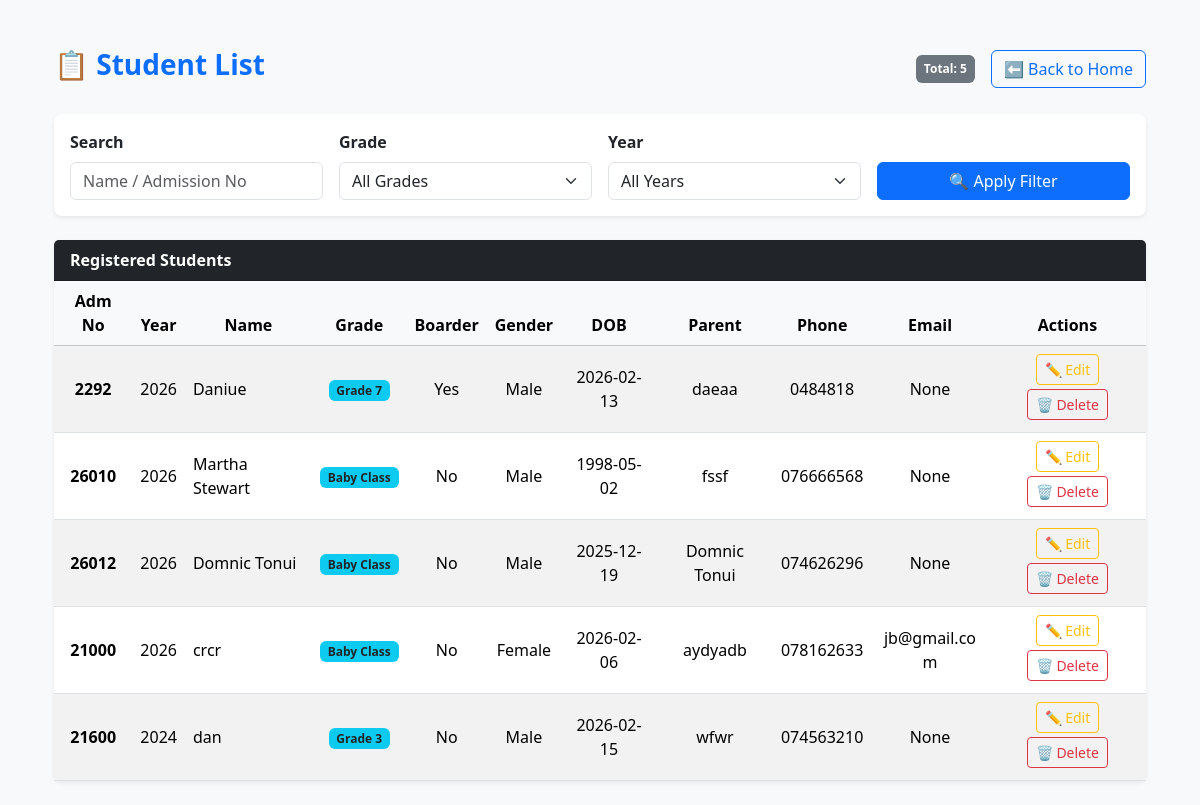
Page /view-students/ on the committed database.
### students_app/models.py (models this page shows, shortened)
class Student(models.Model):
    GENDER_CHOICES = [
        ('M', 'Male'),
        ('F', 'Female'),
    ]
    GRADE_CHOICES = [
        ('Baby Class', 'Baby Class'),
        ('PP1', 'PP1'),
        ('PP2', 'PP2'),
        ('Grade 1', 'Grade 1'),
        ('Grade 2', 'Grade 2'),
        ('Grade 3', 'Grade 3'),
        ('Grade 4', 'Grade 4'),
        ('Grade 5', 'Grade 5'),
        ('Grade 6', 'Grade 6'),
        ('Grade 7', 'Grade 7'),
        ('Grade 8', 'Grade 8'),
        ('Grade 9', 'Grade 9'),
    ]
    BOARDING_CHOICES = [
        ("Yes", "Yes"),
        ("No", "No"),
    ]
    name = models.CharField(max_length=100)
    admission_number = models.CharField(max_length=20, unique=True)
    student_grade = models.CharField(max_length=20, choices=GRADE_CHOICES)
    gender = models.CharField(max_length=1, choices=GENDER_CHOICES, blank=True, null=True)
    is_boarder = models.CharField(max_length=3, choices=BOARDING_CHOICES, default="No")
    date_of_birth = models.DateField(blank=True, null=True)
    admission_year = models.IntegerField(default=datetime.now().year)
    email = models.EmailField(blank=True, null=True)
    phone_number = models.CharField(max_length=15, blank=True, null=True)
    parent_name = models.CharField(max_length=100, blank=True)

### students_app/views.py (the view)
# urls.py: path('view-students/', views.view_students, name='view_students'),
def view_students(request):
    search_query = request.GET.get('search', '')
    selected_grade = request.GET.get('grade', '')
    selected_year = request.GET.get('admission_year', '')
    students = Student.objects.all()
    if search_query:
        students = students.filter(
            Q(name__icontains=search_query) | Q(admission_number__icontains=search_query)
        )
    if selected_grade:
        students = students.filter(student_grade=selected_grade)
    if selected_year:
        students = students.filter(admission_year=selected_year)
    classes = Student.objects.values_list('student_grade', flat=True).distinct()
    years = Student.objects.values_list('admission_year', flat=True).distinct().order_by('-admission_year')
    context = {
        'students': students,
        'search_query': search_query,
        'selected_grade': selected_grade,
        'selected_year': selected_year,
        'classes': classes,
        'years': years,
    }
    return render(request, 'students_app/view_students.html', context)

### students_app/templates/students_app/view_students.html (shortened to what this page needs)
{% extends "students_app/base.html" %}
{% block content %}
<div class="container py-4">
    <div class="d-flex justify-content-between align-items-center mb-4">
        <h3 class="fw-bold text-primary">
            📋 Student List
        </h3>
        <div class="d-flex align-items-center">
            <span class="badge bg-secondary p-2 me-3">
                Total: {{ students|length }}
            </span>
            <a href="{% url 'home' %}" class="btn btn-outline-primary">
                ⬅ Back to Home
            </a>
        </div>
    </div>
    <div class="card shadow-sm mb-4 border-0 rounded-3">
        <div class="card-body">
            <form method="GET" class="row g-3 align-items-end">
                <div class="col-md-3">
                    <label class="form-label fw-semibold">Search</label>
                    <input type="text"
                           name="search"
                           class="form-control"
                           placeholder="Name / Admission No"
                           value="{{ request.GET.search }}">
                </div>
                <div class="col-md-3">
                    <label class="form-label fw-semibold">Grade</label>
                    <select name="grade" class="form-select">
                        <option value="">All Grades</option>
                    </select>
                </div>
                <div class="col-md-3">
                    <label class="form-label fw-semibold">Year</label>
                    <select name="admission_year" class="form-select">
                        <option value="">All Years</option>
                    </select>
                </div>
                <div class="col-md-3 d-grid">
                    <button type="submit" class="btn btn-primary">
                        🔍 Apply Filter
                    </button>
                </div>
            </form>
        </div>
    </div>
    <div class="card shadow-sm border-0 rounded-3">
        <div class="card-header bg-dark text-white fw-semibold">
            Registered Students
        </div>
        <div class="card-body p-0">
            <div class="table-responsive">
                <table class="table table-hover table-striped mb-0 align-middle">
                    <thead class="table-light text-center">
                        <tr>
                            <th>Adm No</th>
                            <th>Year</th>
                            <th>Name</th>
                            <th>Grade</th>
                            <th>Boarder</th>
                            <th>Gender</th>
                            <th>DOB</th>
                            <th>Parent</th>
                            <th>Phone</th>
                            <th>Email</th>
                            <th>Actions</th>
                        </tr>
                    </thead>
                    <tbody class="text-center">
                        {% for student in students %}
                        <tr>
                            <td class="fw-semibold">{{ student.admission_number }}</td>
                            <td>{{ student.admission_year }}</td>
                            <td class="text-start">{{ student.name }}</td>
                            <td><span class="badge bg-info text-dark">{{ student.student_grade }}</span></td>
                            <td>{{ student.get_is_boarder_display }}</td>
                            <td>{{ student.get_gender_display }}</td>
                            <td>{{ student.date_of_birth|date:"Y-m-d" }}</td>
                            <td>{{ student.parent_name }}</td>
                            <td>{{ student.phone_number }}</td>
                            <td class="text-break">{{ student.email }}</td>
                            <td>
                                <a href="{% url 'edit_student' student.admission_number %}"
                                   class="btn btn-sm btn-outline-warning mb-1">
                                    ✏️ Edit
                                </a>
                                <a href="{% url 'delete_student' student.admission_number %}"
                                   class="btn btn-sm btn-outline-danger mb-1"
                                   onclick="return confirm('Delete this student?');">
                                    🗑️ Delete
                                </a>
                            </td>
                        </tr>
                        {% empty %}
                        <tr>
                            <td colspan="11" class="text-center py-4 text-muted">
                                😔 No students found
                            </td>
                        </tr>
                        {% endfor %}
                    </tbody>
                </table>
            </div>
        </div>
    </div>
</div>
{% endblock %}

### rows in the picture
Student: admission_number "2292", admission_year "2026", name "Daniue", student_grade "Grade 7", is_boarder "Yes", gender "Male", date_of_birth "2026-02-13", parent_name "daeaa", phone_number "0484818", email "None"
Student: admission_number "26010", admission_year "2026", name "Martha Stewart", student_grade "Baby Class", is_boarder "No", gender "Male", date_of_birth "1998-05-02", parent_name "fssf", phone_number "076666568", email "None"
Student: admission_number "26012", admission_year "2026", name "Domnic Tonui", student_grade "Baby Class", is_boarder "No", gender "Male", date_of_birth "2025-12-19", parent_name "Domnic Tonui", phone_number "074626296", email "None"
Student: admission_number "21000", admission_year "2026", name "crcr", student_grade "Baby Class", is_boarder "No", gender "Female", date_of_birth "2026-02-06", parent_name "aydyadb", phone_number "078162633", email "jb@gmail.com"
Student: admission_number "21600", admission_year "2024", name "dan", student_grade "Grade 3", is_boarder "No", gender "Male", date_of_birth "2026-02-15", parent_name "wfwr", phone_number "074563210", email "None"

### other values in the picture
{{ students|length }} "5"
